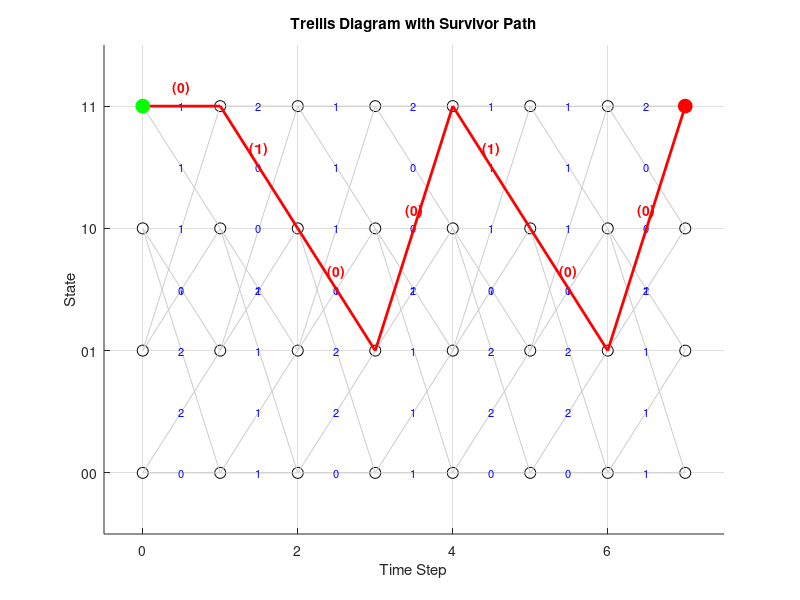

Recreate this plot in MATLAB.
clc;
clear;
% Define trellis using generator polynomials (g1 = 110, g2 = 111)
trellis = poly2trellis(3, [6 7]);
% Input and received sequences
inputBits = [1 0 1 1 0 0 0];
receivedBits = [0 1 1 1 0 1 1 1 0 1 0 1 1 1];
% Setup
numStates = 4;
numSteps = length(receivedBits) / 2;
pathMetric = inf(numStates, numSteps + 1);
pathMetric(1,1) = 0; % Start from state 00
survivor = zeros(numStates, numSteps + 1);
survivorPaths = cell(numStates, numSteps + 1);
survivorPaths{1,1} = [];
branchMetrics = zeros(numStates, 2, numSteps);
fprintf('=== Viterbi Decoding Process ===\n');
for step = 1:numSteps
   currentRx = receivedBits(2*step-1:2*step);
   fprintf('\nStage %d (Received: %d%d)\n', step, currentRx(1), currentRx(2));
  
   for state = 0:3
       prevStates = [bitshift(state, -1), bitshift(state, -1) + 2];
      
       for p = 1:2
           prevState = prevStates(p);
           inputBit = mod(state, 2);
           shiftReg = [inputBit, bitget(prevState,2), bitget(prevState,1)];
          
           out1 = mod(shiftReg * [1;1;0], 2);
           out2 = mod(shiftReg * [1;1;1], 2);
           expectedOutput = [out1 out2];
          
           metric = sum(xor(currentRx, expectedOutput));
           branchMetrics(state+1, p, step) = metric;
          
           totalMetric = pathMetric(prevState+1, step) + metric;
           if totalMetric < pathMetric(state+1, step+1)
               pathMetric(state+1, step+1) = totalMetric;
               survivor(state+1, step+1) = prevState;
               survivorPaths{state+1, step+1} = [survivorPaths{prevState+1, step} inputBit];
           end
          
           fprintf('State %d -> %d (input=%d): Output=%d%d, BM=%d\n', ...
               prevState, state, inputBit, out1, out2, metric);
       end
   end
  
   fprintf('\nPath Metrics after stage %d:\n', step);
   for s = 0:3
       fprintf('State %d%d: %d\n', bitget(s,2), bitget(s,1), pathMetric(s+1,step+1));
   end
  
   fprintf('\nSurvivor Paths:\n');
   for s = 0:3
       if ~isempty(survivorPaths{s+1,step+1})
           fprintf('State %d%d: %s\n', bitget(s,2), bitget(s,1), mat2str(survivorPaths{s+1,step+1}));
       end
   end
end
% Traceback
[~, finalState] = min(pathMetric(:, end));
decodedState = finalState - 1;
decodedBits = survivorPaths{finalState, end};
stateHistory = zeros(1, numSteps+1);
stateHistory(end) = decodedState;
for step = numSteps:-1:1
   stateHistory(step) = survivor(decodedState+1, step+1);
   decodedState = stateHistory(step);
end
fprintf('\n=== Final Decoding Results ===\n');
fprintf('Original message:    %s\n', mat2str(inputBits));
fprintf('Received sequence:   %s\n', mat2str(receivedBits));
fprintf('Decoded bit sequence: %s\n', mat2str(decodedBits));
fprintf('Final state: %d%d\n', bitget(finalState-1,2), bitget(finalState-1,1));
% Trellis diagram
figure;
hold on;
title('Trellis Diagram with Survivor Path');
xlabel('Time Step');
ylabel('State');
grid on;
yPositions = [4 3 2 1];
for step = 0:numSteps
   for state = 1:4
       plot(step, yPositions(state), 'ko', 'MarkerSize', 8, 'MarkerFaceColor', 'w');
   end
end
for step = 1:numSteps
   for state = 0:3
       prevStates = [bitshift(state, -1), bitshift(state, -1) + 2];
       for p = 1:2
           prevState = prevStates(p);
           x = [step-1 step];
           y = [yPositions(prevState+1) yPositions(state+1)];
           plot(x, y, 'Color', [0.8 0.8 0.8], 'LineWidth', 0.5);
           midX = mean(x);
           midY = mean(y);
           text(midX, midY, num2str(branchMetrics(state+1, p, step)), ...
               'FontSize', 8, 'Color', 'b', 'HorizontalAlignment', 'center');
       end
   end
end
for step = 1:numSteps
   x = [step-1 step];
   y = [yPositions(stateHistory(step)+1) yPositions(stateHistory(step+1)+1)];
   inputBit = decodedBits(step);
   plot(x, y, 'r-', 'LineWidth', 2);
   midX = mean(x);
   midY = mean(y);
   text(midX, midY+0.15, sprintf('(%d)', inputBit), ...
       'Color', 'r', 'FontWeight', 'bold', 'HorizontalAlignment', 'center');
end
plot(0, yPositions(1), 'go', 'MarkerSize', 10, 'MarkerFaceColor', 'g');
plot(numSteps, yPositions(finalState), 'ro', 'MarkerSize', 10, 'MarkerFaceColor', 'r');
yticks(1:4);
yticklabels({'00','01','10','11'});
xlim([-0.5 numSteps+0.5]);
ylim([0.5 4.5]);
hold off;
